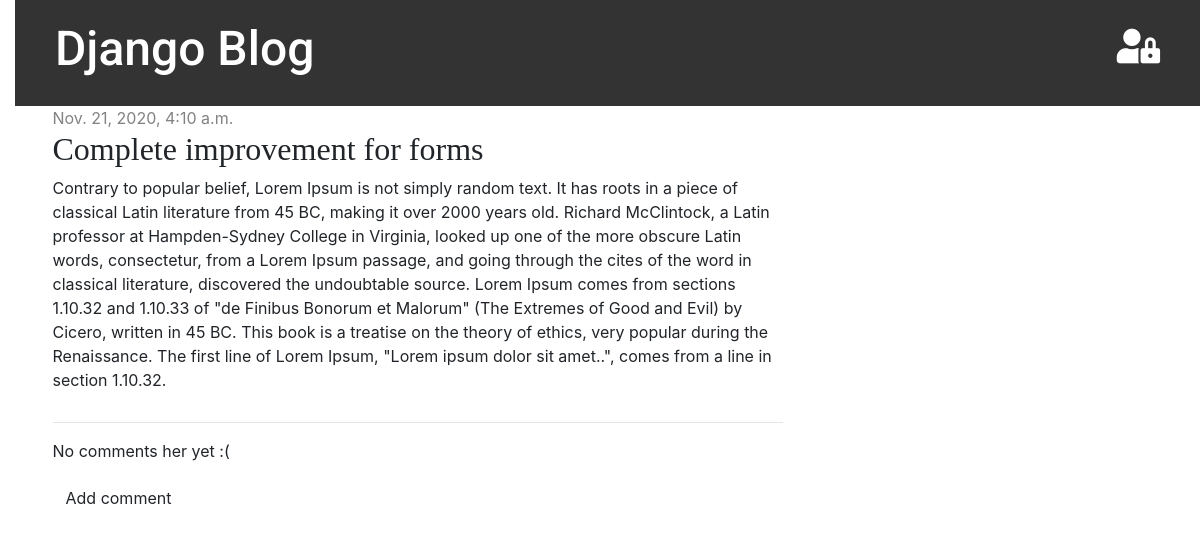
Page /post/5/ on the earlier database version.
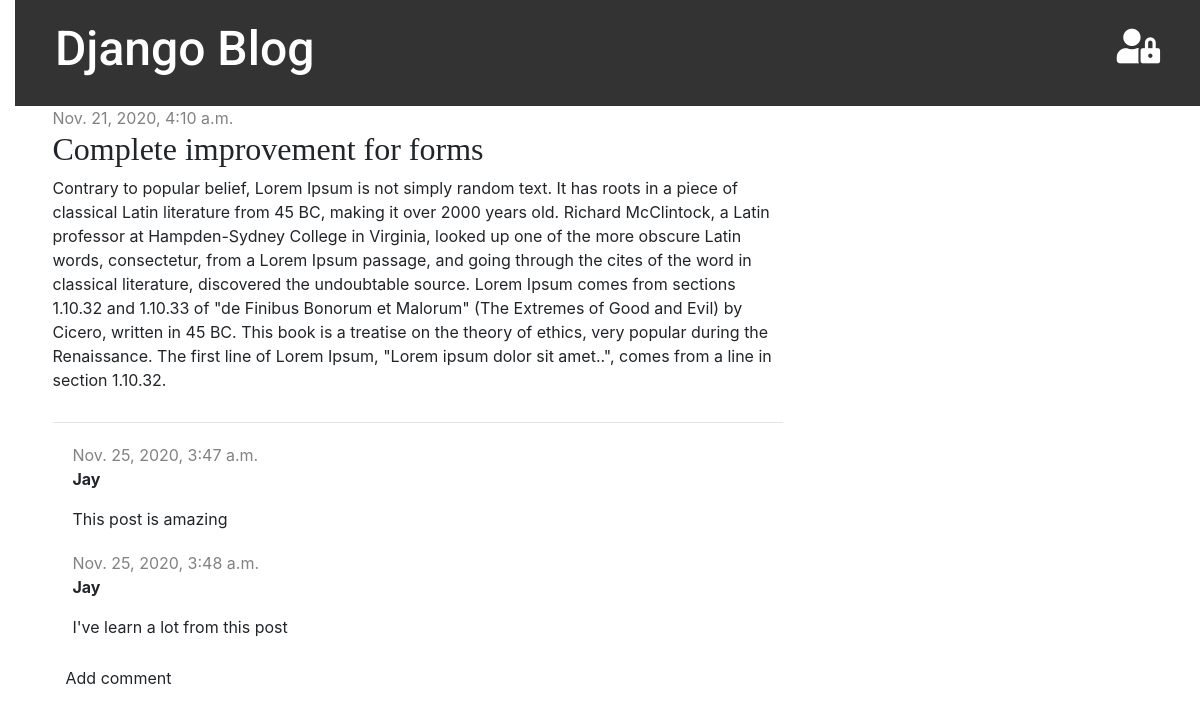
Same page on the later database version.
### blog/models.py (models this page shows, shortened)
class Comment(models.Model):
    post = models.ForeignKey('blog.Post', on_delete=models.CASCADE, related_name='comments')
    author = models.CharField(max_length=200)
    text = models.TextField()
    created_date = models.DateTimeField(default=timezone.now)
    approved_comment = models.BooleanField(default=False)

### blog/views.py (the view)
# urls.py: path('post/<int:pk>/', views.post_detail, name='post_detail'),
def post_detail(request, pk):
    post = get_object_or_404(Post, pk=pk)
    return render(request, 'blog/post_detail.html', {'post': post} )

### blog/templates/blog/post_detail.html (shortened to what this page needs)
{% extends 'blog/base.html' %}
{% block content %}
    <div class="post">
        {% if post.published_date %}
            <div class="date">
                {{ post.published_date }}
            </div>
        {% else %}
        <a class="btn btn-default" href="{% url 'post_publish' pk=post.pk %}">Publish</a>
        {% endif %}
        <h2> {{ post.title }} </h2>
        <p> {{ post.text|linebreaksbr }} </p>
    </div>
    <hr>
    {% for comment in post.comments.all %}
        {% if user.is_authenticated or comment.approved_comment %}
        <div class="comment">
            <div class="date">
                {{ comment.created_date }}
            </div>
            <strong>{{ comment.author }}</strong>
            <p> {{ comment.text|linebreaks }} </p>
            {% endif %}
        </div>
    {% empty %}
        <p>No comments her yet :(</p>
    {% endfor %}
    <a class="btn btn-default" href="{% url 'add_comment_to_post' pk=post.pk %}">Add comment</a>
    {% endblock content %}

Differences in the rows shown:
added Comment: created_date "Nov. 25, 2020, 3:47 a.m.", author "Jay", text "This post is amazing"
added Comment: created_date "Nov. 25, 2020, 3:48 a.m.", author "Jay", text "I've learn a lot from this post"
Other differences:
text no longer shown: "No comments her yet :("
